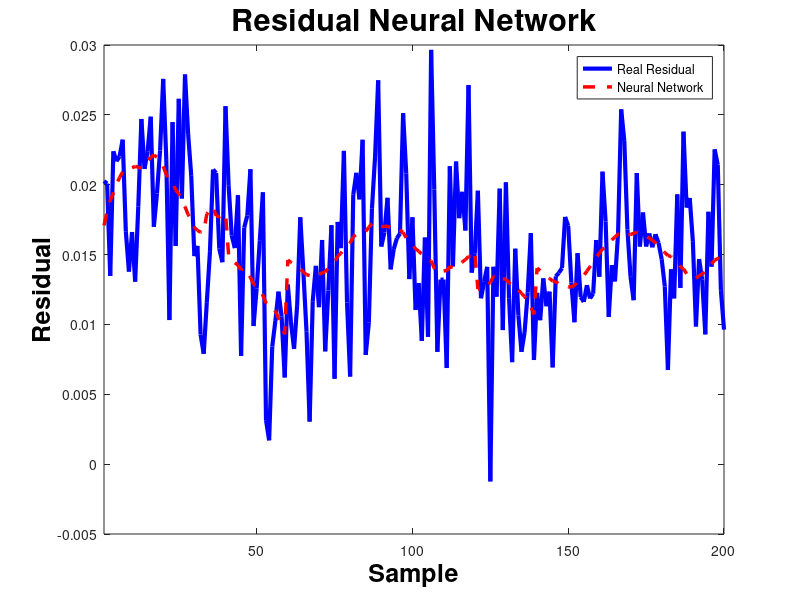

Recreate this plot in MATLAB. (Note: this script raises an error after producing the figure.)
clc; clear; close all
%% ============================================================
% 1. Load dataset generated by the MPC
% ============================================================
load greybox_dataset.mat   % contains Xdata (Nx4) and Ydata (Nx1)
X = Xdata';   % 4 x N
Y = Ydata';   % 1 x N
N = size(X,2);

%% ============================================================
% 2. Normalization
% ============================================================
xmin = min(X,[],2);
xmax = max(X,[],2);
Xn = (X - xmin) ./ (xmax - xmin + eps);

ymin = min(Y);
ymax = max(Y);
Yn = (Y - ymin) / (ymax - ymin + eps);

%% ============================================================
% 3. NN Architecture (4 → 10 → 6 → 1)
% ============================================================
n_in  = 4;
n_h1  = 10;
n_h2  = 6;
n_out = 1;

rng(1) % Seed for reproducibility
W1 = 0.5*randn(n_h1,n_in);   b1 = zeros(n_h1,1);
W2 = 0.5*randn(n_h2,n_h1);   b2 = zeros(n_h2,1);
W3 = 0.5*randn(n_out,n_h2);  b3 = 0;

%% ============================================================
% 4. Training (Backpropagation from scratch)
% ============================================================
epochs = 3000;
lr = 0.01;
mse = zeros(epochs,1);

for e = 1:epochs
    % Forward pass
    Z1 = W1*Xn + b1;   A1 = tanh(Z1);
    Z2 = W2*A1 + b2;   A2 = tanh(Z2);
    Yhat = W3*A2 + b3;
    
    % Error
    E = Yn - Yhat;
    mse(e) = mean(E.^2);
    
    % Backpropagation
    dY = -2*E/N;
    dW3 = dY*A2';     db3 = sum(dY,2);
    
    dA2 = W3'*dY;     dZ2 = dA2.*(1 - A2.^2);
    dW2 = dZ2*A1';    db2 = sum(dZ2,2);
    
    dA1 = W2'*dZ2;    dZ1 = dA1.*(1 - A1.^2);
    dW1 = dZ1*Xn';    db1 = sum(dZ1,2);
    
    % Weight Update (Gradient Descent)
    W3 = W3 - lr*dW3;  b3 = b3 - lr*db3;
    W2 = W2 - lr*dW2;  b2 = b2 - lr*db2;
    W1 = W1 - lr*dW1;  b1 = b1 - lr*db1;
end

%% ============================================================
% 5. Validation
% ============================================================
Yhat = W3*tanh(W2*tanh(W1*Xn + b1) + b2) + b3;
Ypred = Yhat*(ymax - ymin) + ymin; % Denormalization

% --- Identical Visual Parameters ---
fs = 18;          % Master font size
fs_tit = fs + 4;  
black = [0, 0, 0];

figure('Color','w', 'Units', 'normalized', 'Position', [0.05 0.05 0.9 0.85]);

% Plot with COLORS AND THICKNESS matching the MPC script:
% Real residual in BLUE ('b')
plot(Y, 'b', 'LineWidth', 3); hold on; 

% Prediction in DASHED RED ('r--') like the MPC reference
plot(Ypred, 'r--', 'LineWidth', 2.5); 

xlim([1, length(Y)]);

% Titles and Labels
title('Residual Neural Network', 'FontSize', fs_tit, 'Color', black, 'FontWeight', 'bold');
xlabel('Sample', 'FontSize', fs, 'Color', black, 'FontWeight', 'bold');
ylabel('Residual', 'FontSize', fs, 'Color', black, 'FontWeight', 'bold');

% Legend
lgd = legend('Real Residual', 'Neural Network', 'Location', 'northeast');
lgd.FontSize = fs-2;
lgd.TextColor = black;
lgd.Color = 'w';
lgd.EdgeColor = black;

% Axes configuration (Identical to MPC script)
grid on;
set(gca, 'Color', 'w', 'XColor', black, 'YColor', black, 'GridColor', black, ...
    'GridAlpha', 0.2, 'FontSize', fs, 'LineWidth', 1.5);

% Limit adjustment for visual clarity
ylim([min(Y)-0.02, max(Y)+0.04]);

% --- Final margin adjustment for export ---
set(gcf, 'PaperPositionMode', 'auto');
% Removes white space padding when using exportgraphics or saveas

%% ============================================================
% 6. Save trained network
% ============================================================
save NN_residual.mat W1 b1 W2 b2 W3 b3 xmin xmax ymin ymax
disp('Trained Neural Network saved: NN_residual.mat')
